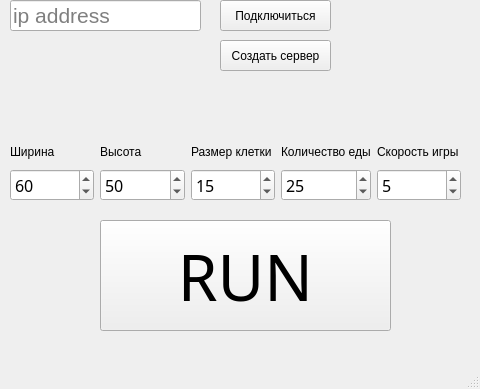
<?xml version="1.0" encoding="UTF-8"?>
<ui version="4.0">
 <class>MainWindow</class>
 <widget class="QMainWindow" name="MainWindow">
  <property name="geometry">
   <rect>
    <x>0</x>
    <y>0</y>
    <width>480</width>
    <height>389</height>
   </rect>
  </property>
  <property name="windowTitle">
   <string>MistaSnake</string>
  </property>
  <property name="styleSheet">
   <string notr="true"/>
  </property>
  <widget class="QWidget" name="centralwidget">
   <property name="enabled">
    <bool>true</bool>
   </property>
   <property name="autoFillBackground">
    <bool>false</bool>
   </property>
   <widget class="QPushButton" name="startGame">
    <property name="geometry">
     <rect>
      <x>100</x>
      <y>220</y>
      <width>291</width>
      <height>111</height>
     </rect>
    </property>
    <property name="font">
     <font>
      <family>Old English Text MT</family>
      <pointsize>48</pointsize>
     </font>
    </property>
    <property name="cursor">
     <cursorShape>OpenHandCursor</cursorShape>
    </property>
    <property name="text">
     <string>RUN</string>
    </property>
   </widget>
   <widget class="QWidget" name="layoutWidget">
    <property name="geometry">
     <rect>
      <x>10</x>
      <y>140</y>
      <width>451</width>
      <height>61</height>
     </rect>
    </property>
    <layout class="QGridLayout" name="gridLayout">
     <item row="0" column="0">
      <widget class="QLabel" name="label">
       <property name="text">
        <string>Ширина</string>
       </property>
      </widget>
     </item>
     <item row="0" column="1">
      <widget class="QLabel" name="label_2">
       <property name="text">
        <string>Высота</string>
       </property>
      </widget>
     </item>
     <item row="0" column="2">
      <widget class="QLabel" name="label_3">
       <property name="text">
        <string>Размер клетки</string>
       </property>
      </widget>
     </item>
     <item row="0" column="3">
      <widget class="QLabel" name="label_4">
       <property name="text">
        <string>Количество еды</string>
       </property>
      </widget>
     </item>
     <item row="0" column="4">
      <widget class="QLabel" name="label_5">
       <property name="text">
        <string>Скорость игры</string>
       </property>
      </widget>
     </item>
     <item row="1" column="0">
      <widget class="QSpinBox" name="width">
       <property name="font">
        <font>
         <family>Roboto Bk</family>
         <pointsize>12</pointsize>
        </font>
       </property>
       <property name="value">
        <number>60</number>
       </property>
      </widget>
     </item>
     <item row="1" column="1">
      <widget class="QSpinBox" name="height">
       <property name="font">
        <font>
         <family>Roboto Bk</family>
         <pointsize>12</pointsize>
        </font>
       </property>
       <property name="maximum">
        <number>100</number>
       </property>
       <property name="value">
        <number>50</number>
       </property>
      </widget>
     </item>
     <item row="1" column="2">
      <widget class="QSpinBox" name="cellSize">
       <property name="font">
        <font>
         <family>Roboto Bk</family>
         <pointsize>12</pointsize>
        </font>
       </property>
       <property name="maximum">
        <number>50</number>
       </property>
       <property name="value">
        <number>15</number>
       </property>
      </widget>
     </item>
     <item row="1" column="3">
      <widget class="QSpinBox" name="foodCount">
       <property name="font">
        <font>
         <family>Roboto Bk</family>
         <pointsize>12</pointsize>
        </font>
       </property>
       <property name="minimum">
        <number>1</number>
       </property>
       <property name="maximum">
        <number>50</number>
       </property>
       <property name="value">
        <number>25</number>
       </property>
      </widget>
     </item>
     <item row="1" column="4">
      <widget class="QSpinBox" name="gameSpeed">
       <property name="font">
        <font>
         <family>Roboto Bk</family>
         <pointsize>12</pointsize>
        </font>
       </property>
       <property name="minimum">
        <number>1</number>
       </property>
       <property name="maximum">
        <number>10</number>
       </property>
       <property name="value">
        <number>5</number>
       </property>
      </widget>
     </item>
    </layout>
   </widget>
   <widget class="QPushButton" name="connectButton">
    <property name="enabled">
     <bool>true</bool>
    </property>
    <property name="geometry">
     <rect>
      <x>220</x>
      <y>0</y>
      <width>111</width>
      <height>31</height>
     </rect>
    </property>
    <property name="text">
     <string>Подключиться</string>
    </property>
   </widget>
   <widget class="QPushButton" name="createButton">
    <property name="geometry">
     <rect>
      <x>220</x>
      <y>40</y>
      <width>111</width>
      <height>31</height>
     </rect>
    </property>
    <property name="text">
     <string>Создать сервер</string>
    </property>
   </widget>
   <widget class="QLineEdit" name="lineEdit">
    <property name="geometry">
     <rect>
      <x>10</x>
      <y>0</y>
      <width>191</width>
      <height>31</height>
     </rect>
    </property>
    <property name="font">
     <font>
      <pointsize>16</pointsize>
     </font>
    </property>
    <property name="toolTip">
     <string/>
    </property>
    <property name="statusTip">
     <string/>
    </property>
    <property name="accessibleDescription">
     <string/>
    </property>
    <property name="autoFillBackground">
     <bool>false</bool>
    </property>
    <property name="text">
     <string/>
    </property>
    <property name="placeholderText">
     <string>ip address</string>
    </property>
   </widget>
  </widget>
  <widget class="QMenuBar" name="menubar">
   <property name="geometry">
    <rect>
     <x>0</x>
     <y>0</y>
     <width>480</width>
     <height>21</height>
    </rect>
   </property>
  </widget>
  <widget class="QStatusBar" name="statusbar"/>
 </widget>
 <resources/>
 <connections/>
 <slots>
  <slot>runGame()</slot>
 </slots>
</ui>
